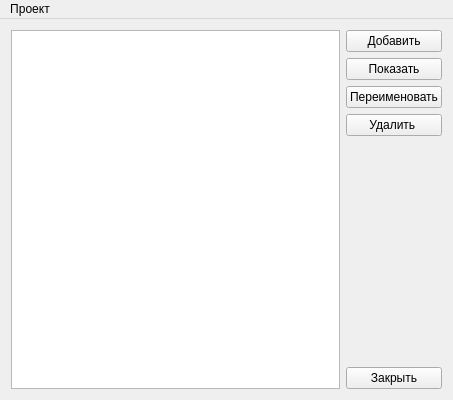
<?xml version="1.0" encoding="UTF-8"?>
<ui version="4.0">
 <class>MainWindow</class>
 <widget class="QMainWindow" name="MainWindow">
  <property name="geometry">
   <rect>
    <x>0</x>
    <y>0</y>
    <width>453</width>
    <height>400</height>
   </rect>
  </property>
  <property name="maximumSize">
   <size>
    <width>550</width>
    <height>600</height>
   </size>
  </property>
  <property name="windowTitle">
   <string>Overture Version Manager</string>
  </property>
  <widget class="QWidget" name="centralWidget">
   <layout class="QGridLayout" name="gridLayout_2">
    <item row="0" column="0">
     <layout class="QHBoxLayout" name="horizontalLayout">
      <item>
       <widget class="QListWidget" name="listWidget">
        <property name="minimumSize">
         <size>
          <width>250</width>
          <height>300</height>
         </size>
        </property>
       </widget>
      </item>
      <item>
       <layout class="QGridLayout" name="gridLayout">
        <item row="0" column="0">
         <widget class="QPushButton" name="pushButton">
          <property name="text">
           <string>Добавить</string>
          </property>
         </widget>
        </item>
        <item row="1" column="0">
         <widget class="QPushButton" name="pushButton_2">
          <property name="enabled">
           <bool>true</bool>
          </property>
          <property name="text">
           <string>Показать</string>
          </property>
         </widget>
        </item>
        <item row="2" column="0">
         <widget class="QPushButton" name="pushButton_3">
          <property name="enabled">
           <bool>true</bool>
          </property>
          <property name="text">
           <string>Переименовать</string>
          </property>
         </widget>
        </item>
        <item row="3" column="0">
         <widget class="QPushButton" name="pushButton_4">
          <property name="enabled">
           <bool>true</bool>
          </property>
          <property name="text">
           <string>Удалить </string>
          </property>
         </widget>
        </item>
        <item row="4" column="0">
         <spacer name="verticalSpacer">
          <property name="orientation">
           <enum>Qt::Vertical</enum>
          </property>
          <property name="sizeHint" stdset="0">
           <size>
            <width>20</width>
            <height>40</height>
           </size>
          </property>
         </spacer>
        </item>
        <item row="5" column="0">
         <widget class="QPushButton" name="pushButton_5">
          <property name="text">
           <string>Закрыть</string>
          </property>
         </widget>
        </item>
       </layout>
      </item>
     </layout>
    </item>
   </layout>
  </widget>
  <widget class="QMenuBar" name="menuBar">
   <property name="geometry">
    <rect>
     <x>0</x>
     <y>0</y>
     <width>453</width>
     <height>21</height>
    </rect>
   </property>
   <widget class="QMenu" name="menu">
    <property name="title">
     <string>Проект</string>
    </property>
    <addaction name="action"/>
    <addaction name="action_2"/>
    <addaction name="action_3"/>
    <addaction name="action_4"/>
   </widget>
   <addaction name="menu"/>
  </widget>
  <action name="action">
   <property name="text">
    <string>Новый..</string>
   </property>
  </action>
  <action name="action_2">
   <property name="enabled">
    <bool>false</bool>
   </property>
   <property name="text">
    <string>Список версий</string>
   </property>
  </action>
  <action name="action_3">
   <property name="enabled">
    <bool>false</bool>
   </property>
   <property name="text">
    <string>Переименовать</string>
   </property>
  </action>
  <action name="action_4">
   <property name="enabled">
    <bool>false</bool>
   </property>
   <property name="text">
    <string>Удалить</string>
   </property>
  </action>
  <action name="action_5">
   <property name="text">
    <string>Настройки</string>
   </property>
  </action>
  <action name="action_7">
   <property name="text">
    <string>Справка</string>
   </property>
  </action>
 </widget>
 <layoutdefault spacing="6" margin="11"/>
 <resources/>
 <connections>
  <connection>
   <sender>pushButton_5</sender>
   <signal>clicked()</signal>
   <receiver>MainWindow</receiver>
   <slot>close()</slot>
   <hints>
    <hint type="sourcelabel">
     <x>586</x>
     <y>506</y>
    </hint>
    <hint type="destinationlabel">
     <x>544</x>
     <y>470</y>
    </hint>
   </hints>
  </connection>
 </connections>
</ui>
